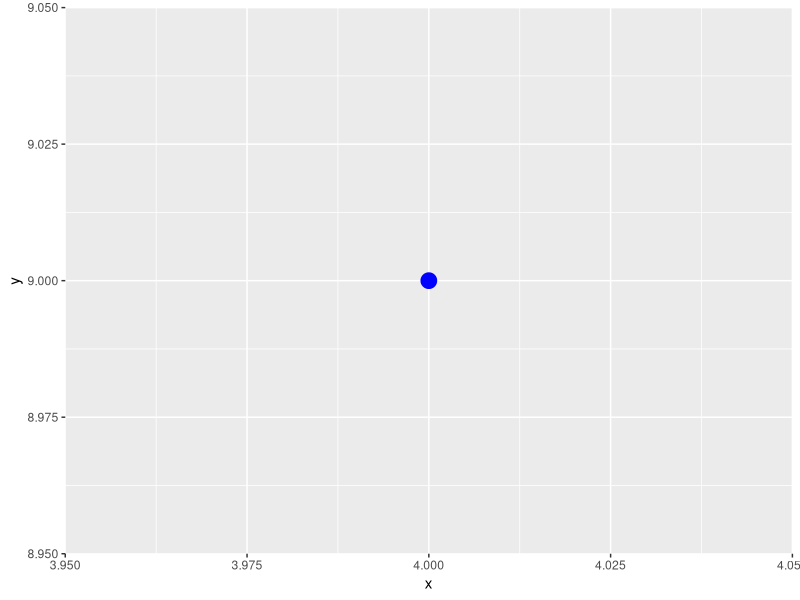
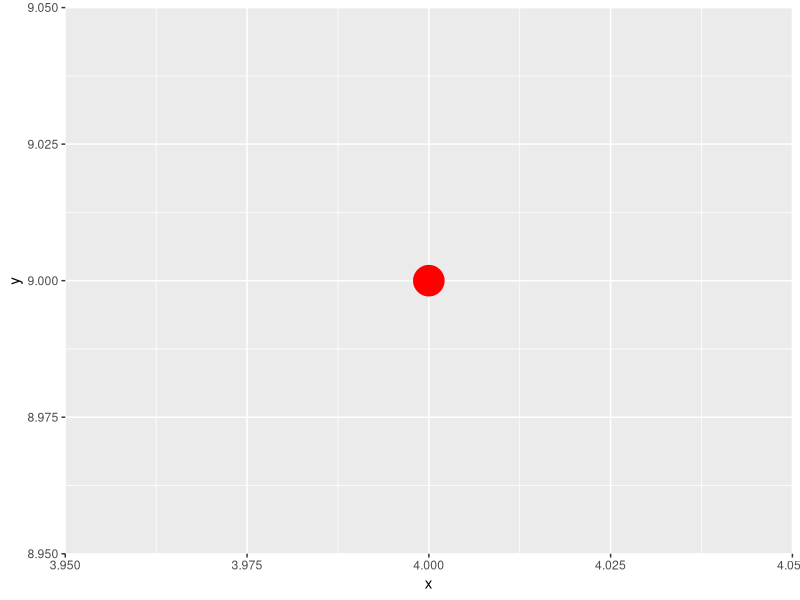
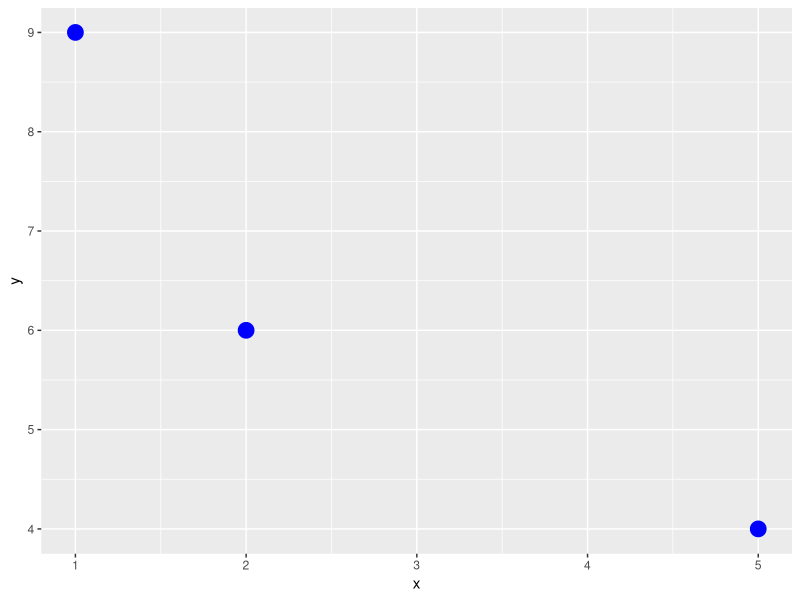
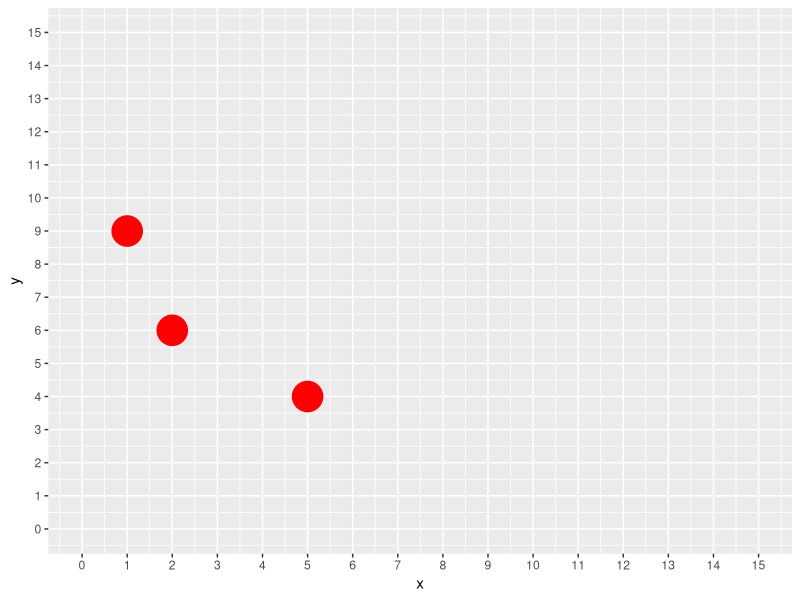
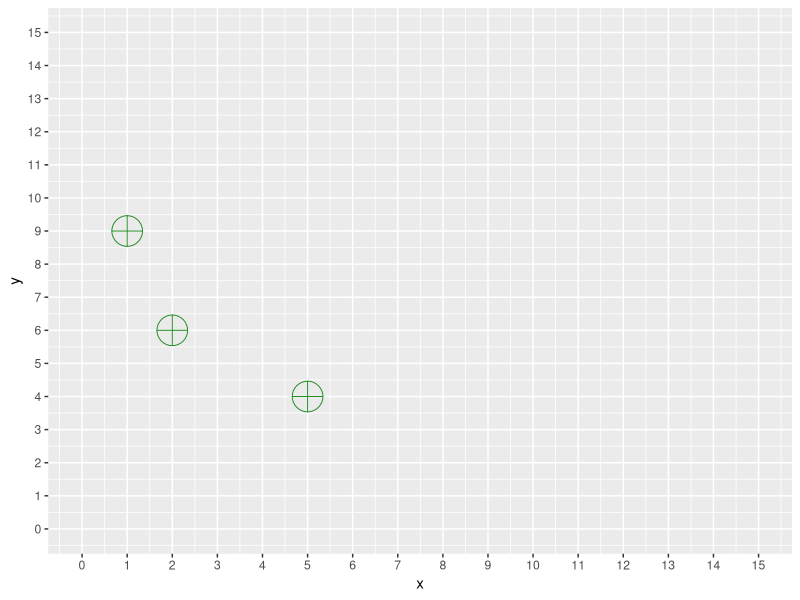
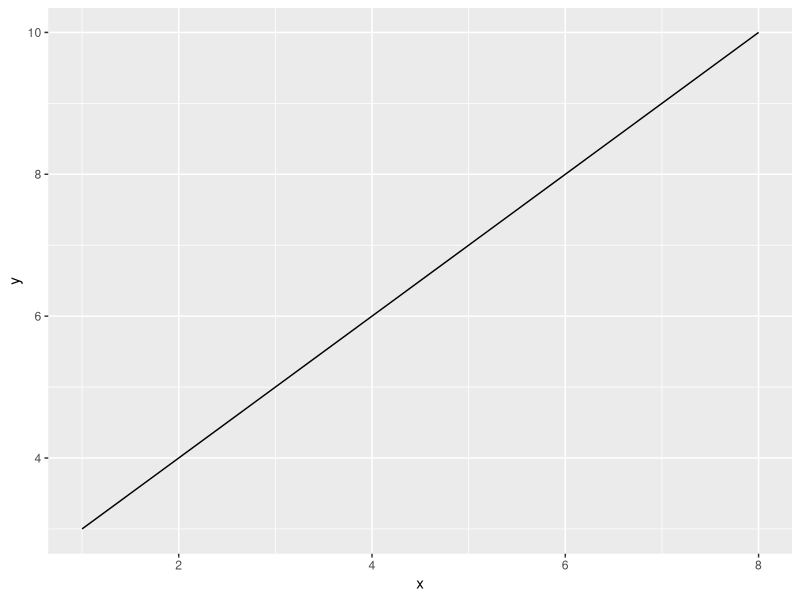
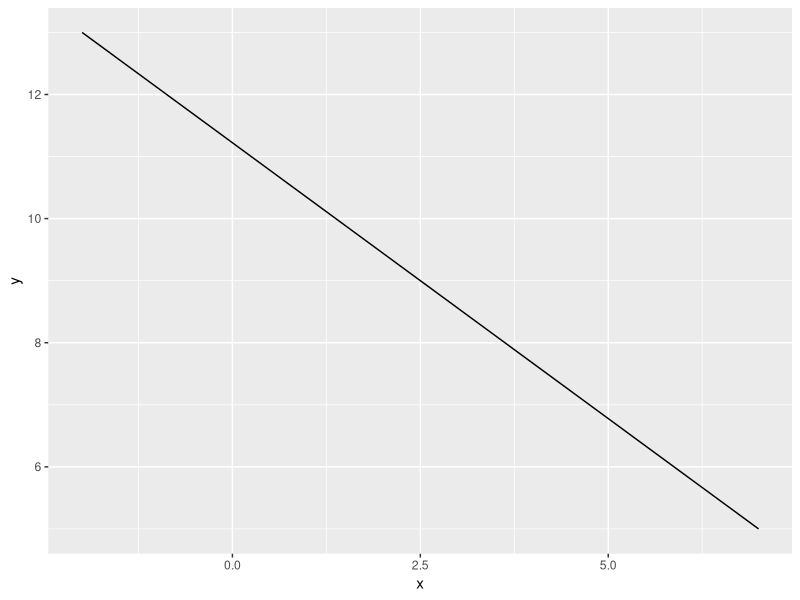
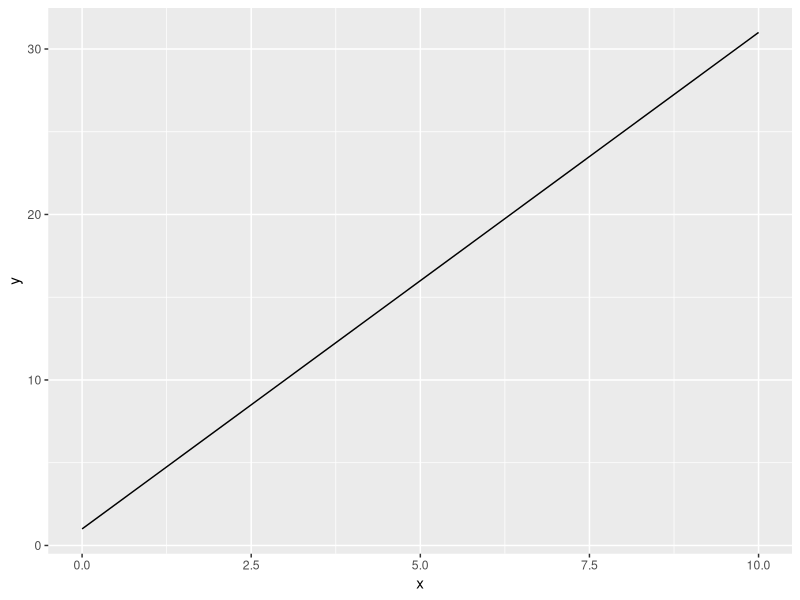

Generate these figures, in order, with R:
a<-2
b<-5
x<-c(2,3,4,5,6,7,8,9)
x[3:6]
x[-3:-6]
x<-c(3,6,8)
y<-c(1,2,3)
s<-c(4,5,6)
D<-data.frame(x,y,s)
library(ggplot2)
x<-4
y<-9
dat<-data.frame(x,y)
ggplot()+geom_point(data=dat,aes(x=x,y=y),size=5,color="blue")
ggplot()+geom_point(data=dat,aes(x=x,y=y),size=10,color="red")
x<-c(2,5,1)
y<-c(6,4,9)
dat<-data.frame(x,y)
ggplot()+geom_point(data=dat,aes(x=x,y=y),size=5,color="blue")
ggplot()+geom_point(data=dat,aes(x=x,y=y),size=10,color="red")+
  scale_x_continuous(limits = c(0,15),breaks=seq(0,15,1))+
  scale_y_continuous(limits = c(0,15),breaks=seq(0,15,1))
ggplot()+geom_point(data=dat,aes(x=x,y=y),size=10,color="forestgreen",shape=10)+
  scale_x_continuous(limits = c(0,15),breaks=seq(0,15,1))+
  scale_y_continuous(limits = c(0,15),breaks=seq(0,15,1))
x<-c(1,8)
y<-c(3,10)
dat<-data.frame(x,y)
ggplot()+geom_line(data=dat,aes(x=x,y=y))
dat$x
dat$x<-c(-2,7)
dat$y<-c(13,5)
ggplot()+geom_line(data=dat,aes(x=x,y=y))
x<-c(0,10)
y<-3*x+1
y
dat<-data.frame(x,y)
dat
ggplot()+geom_line(data = dat,aes(x=x,y=y))
x
y<--5*x-7
y
dat<-data.frame(x,y)
dat
ggplot()+geom_line(data=dat,aes(x=x,y=y))
